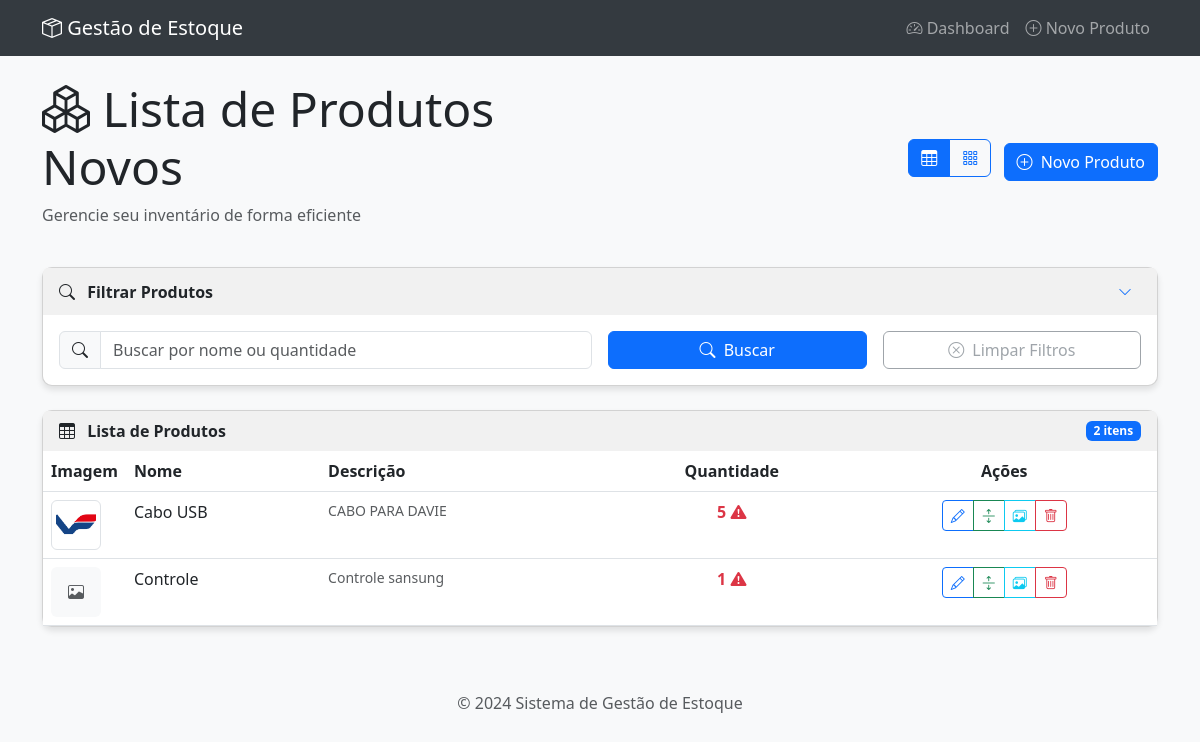
Before: /produtos/novos/ with the older database file.
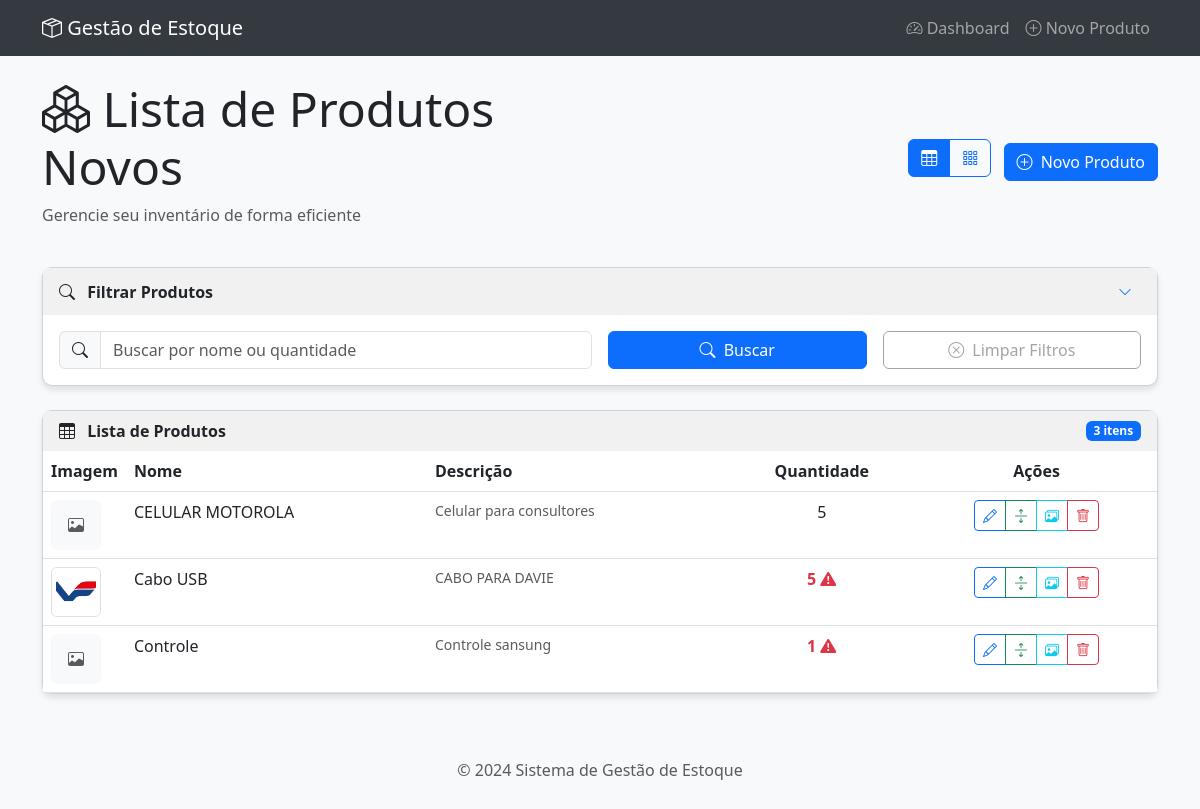
After: the same page with the newer database file.
### produtos/models.py (models this page shows, shortened)
class Produto(models.Model):
    TIPO_CHOICES = (
        ('novo', 'Novo'),
        ('usado', 'Usado'),
    )
    nome = models.CharField(max_length=100)
    descricao = models.TextField()
    quantidade = models.IntegerField(default=0)
    data_cadastro = models.DateTimeField(auto_now_add=True)
    data_atualizacao = models.DateTimeField(auto_now=True)
    estoque_minimo = models.IntegerField(null=True, blank=True, help_text="Quantidade mínima para produtos novos antes de gerar alerta")
    tipo = models.CharField(max_length=10, choices=TIPO_CHOICES, default='novo')
    def esta_abaixo_do_minimo(self):
        if self.tipo == 'novo' and self.estoque_minimo is not None:
            return self.quantidade <= self.estoque_minimo
        return False

class ProdutoImagem(models.Model):
    produto = models.ForeignKey(Produto, related_name='imagens', on_delete=models.CASCADE)
    imagem = models.ImageField(upload_to=produto_imagem_upload_path)
    principal = models.BooleanField(default=False)
    data_upload = models.DateTimeField(auto_now_add=True)
    class Meta:
        verbose_name = "Imagem de Produto"
        verbose_name_plural = "Imagens de Produtos"

### produtos/views.py (the view)
# urls.py: path('produtos/novos/', views.listar_produtos_novos, name='listar_produtos_novos'),
def listar_produtos_novos(request):
    query = request.GET.get('query', '')
    produtos = Produto.objects.filter(tipo='novo').order_by('nome')
    if query:
        produtos = produtos.filter(Q(nome__icontains=query) | Q(quantidade__icontains=query))
    alertas = AlertaEstoqueBaixo.objects.filter(resolvido=False).count()
    context = {
        'produtos': produtos,
        'query': query,
        'alertas': alertas,
        'titulo': 'Lista de Produtos Novos',
        'tipo_produto': 'novo'
    }
    return render(request, 'produtos/listar_produtos.html', context)

### produtos/templates/produtos/listar_produtos.html (shortened to what the changed rows need)
{% extends 'produtos/base.html' %}
{% block content %}
<div class="row mb-4 align-items-center">
    <div class="col-md-6">
        <h1 class="display-5 mb-0">
            <i class="bi bi-boxes"></i> {{ titulo }}
        </h1>
    </div>
</div>
{% if produtos %}
    <div id="table-view">
        <div class="card">
            <div class="card-header d-flex justify-content-between align-items-center">
                <div>
                    <i class="bi bi-table me-2"></i> Lista de Produtos
                </div>
                <span class="badge bg-primary">{{ produtos|length }} itens</span>
            </div>
            <div class="card-body p-0">
                <div class="table-responsive">
                    <table class="table table-hover m-0">
                        <thead>
                            <tr>
                                <th>Imagem</th>
                                <th>Nome</th>
                                <th>Descrição</th>
                                <th class="text-center">Quantidade</th>
                                <th class="text-center">Ações</th>
                            </tr>
                        </thead>
                        <tbody>
                            {% for produto in produtos %}
                                <tr>
                                    <td style="width: 70px;">
                                        {% with produto.imagens.filter.first as imagem %}
                                            {% if imagem %}
                                                <img src="{{ imagem.imagem.url }}" alt="{{ produto.nome }}" class="img-thumbnail" style="width: 50px; height: 50px; object-fit: cover;">
                                            {% else %}
                                                <div class="bg-light text-center rounded d-flex align-items-center justify-content-center" style="width: 50px; height: 50px;">
                                                    <i class="bi bi-image text-muted"></i>
                                                </div>
                                            {% endif %}
                                        {% endwith %}
                                    </td>
                                    <td class="fw-medium">{{ produto.nome }}</td>
                                    <td class="text-muted small">{{ produto.descricao|truncatechars:50 }}</td>
                                    <td class="text-center {% if produto.esta_abaixo_do_minimo %}text-danger fw-bold{% endif %}">
                                        {{ produto.quantidade }}
                                        {% if produto.esta_abaixo_do_minimo %}
                                            <i class="bi bi-exclamation-triangle-fill text-danger" title="Estoque abaixo do mínimo"></i>
                                        {% endif %}
                                    </td>
                                    <td class="text-center">
                                        <div class="btn-group">
                                            <a href="{% url 'produto_novo_update' produto.id %}" class="btn btn-sm btn-outline-primary" title="Editar">
                                                <i class="bi bi-pencil"></i>
                                            </a>
                                            <a href="{% url 'atualizar_estoque' produto.id %}" class="btn btn-sm btn-outline-success" title="Atualizar estoque">
                                                <i class="bi bi-arrows-expand"></i>
                                            </a>
                                            <a href="{% url 'gerenciar_imagens' produto.id %}" class="btn btn-sm btn-outline-info" title="Gerenciar imagens">
                                                <i class="bi bi-images"></i>
                                            </a>
                                            <a href="{% url 'produto_novo_delete' produto.id %}" class="btn btn-sm btn-outline-danger" title="Excluir">
                                                <i class="bi bi-trash"></i>
                                            </a>
                                        </div>
                                    </td>
                                </tr>
                            {% endfor %}
                        </tbody>
                    </table>
                </div>
            </div>
        </div>
    </div>
{% endif %}
{% endblock %}

Changed rows visible on the page:
added Produto: nome "CELULAR MOTOROLA", descricao "Celular para consultores", quantidade "5", estoque_minimo 4 (drawn)
Other visible differences:
{{ produtos|length }}: "2" → "3"
